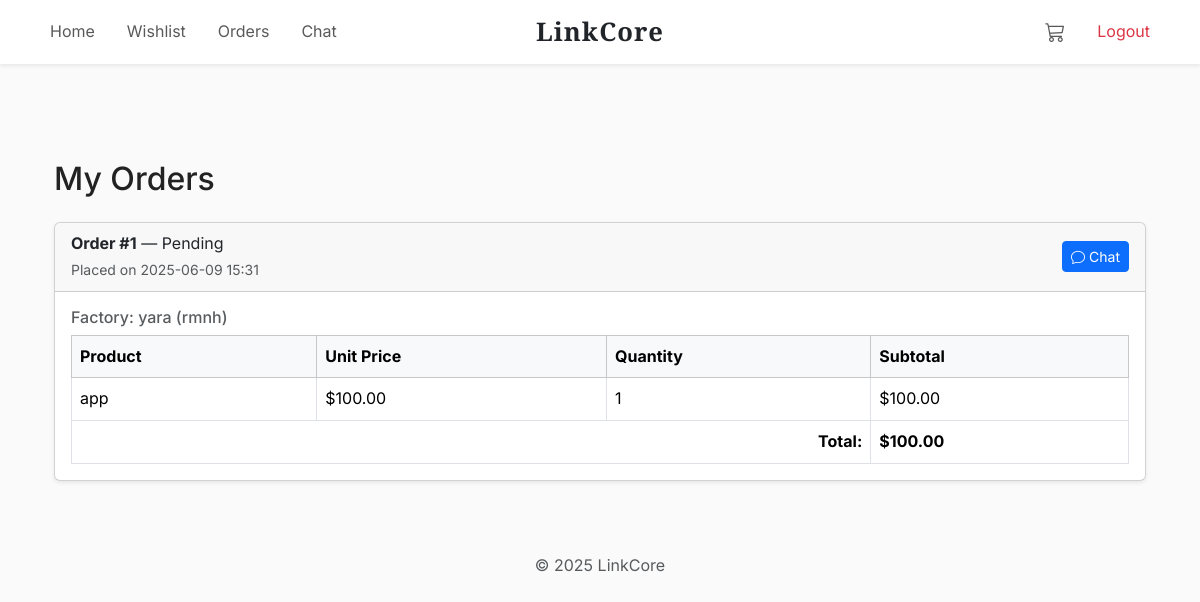
Page /my-orders (signed in) on the earlier database version.
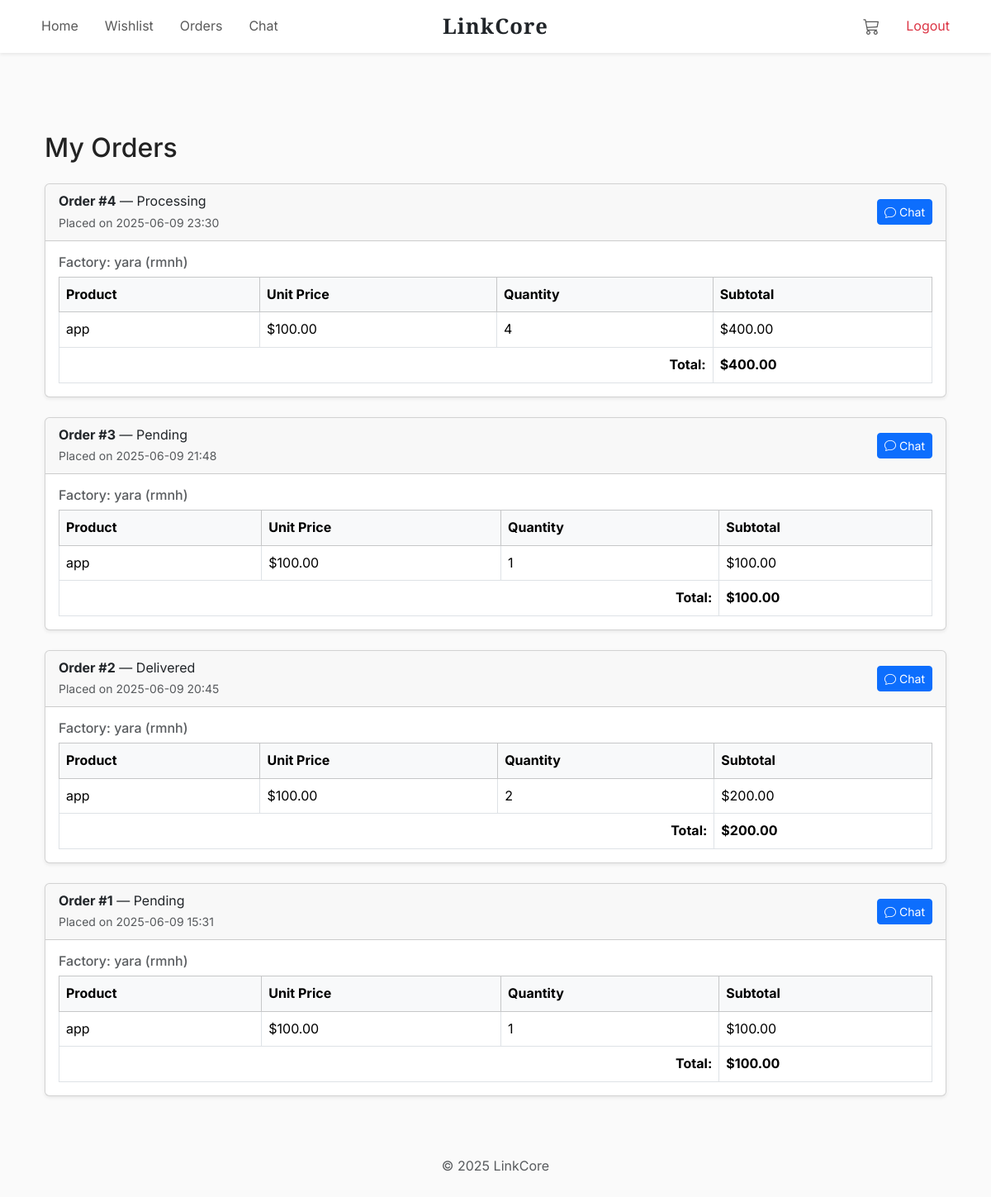
Same page on the later database version.
### models.py (models this page shows)
class Order(db.Model):
    __tablename__ = 'orders'
    id = db.Column(db.Integer, primary_key=True)
    seller_id = db.Column(db.Integer, db.ForeignKey('users.id'), nullable=False)
    factory_id = db.Column(db.Integer, db.ForeignKey('factories.id'), nullable=False)
    total_price = db.Column(db.Float, nullable=False)
    status = db.Column(db.String(50), nullable=False, default='Pending')
    order_date = db.Column(db.DateTime, nullable=False, default=datetime.utcnow)
    shipping_address = db.Column(db.Text, nullable=False)
    payment_method = db.Column(db.String(50), nullable=True)
    items = db.relationship('OrderItem', backref='order', cascade="all, delete-orphan")
    receipt = db.relationship('Receipt', backref='order', uselist=False, cascade="all, delete-orphan")
    chat = db.relationship('Chat', back_populates='order', uselist=False, cascade="all, delete-orphan")

class Factory(db.Model):
    __tablename__ = 'factories'
    id = db.Column(db.Integer, primary_key=True)
    user_id = db.Column(db.Integer, db.ForeignKey('users.id'), nullable=False, unique=True)
    name = db.Column(db.String(100), nullable=False)
    location = db.Column(db.String(100), nullable=False)
    category_id = db.Column(db.Integer, db.ForeignKey('categories.id'), nullable=False)
    description = db.Column(db.Text)
    contact_info = db.Column(db.String(200))
    user = db.relationship('User', backref='factory_account', foreign_keys=[user_id])
    orders = db.relationship('Order', backref='factory', foreign_keys='Order.factory_id')
    products = db.relationship('Product', backref='factory', cascade="all, delete-orphan")

class OrderItem(db.Model):
    __tablename__ = 'order_items'
    id = db.Column(db.Integer, primary_key=True)
    order_id = db.Column(db.Integer, db.ForeignKey('orders.id'), nullable=False)
    product_id = db.Column(db.Integer, db.ForeignKey('products.id'), nullable=False)
    quantity = db.Column(db.Integer, nullable=False)
    unit_price = db.Column(db.Float, nullable=False)
    product = db.relationship('Product')

class Product(db.Model):
    __tablename__ = 'products'
    id = db.Column(db.Integer, primary_key=True)
    factory_id = db.Column(db.Integer, db.ForeignKey('factories.id'), nullable=False)
    name = db.Column(db.String(120), nullable=False)
    description = db.Column(db.Text)
    image_url = db.Column(db.String(255))
    quantity = db.Column(db.Integer, default=0)
    price = db.Column(db.Float, nullable=False)
    created_at = db.Column(db.DateTime, default=datetime.utcnow)
    ratings = db.relationship('Rating', backref='product', cascade="all, delete-orphan")
    comments = db.relationship('Comment', backref='product', cascade="all, delete-orphan")
    wishlist_items = db.relationship('Wishlist', backref='product', cascade="all, delete-orphan")
    cart_items = db.relationship('CartItem', backref='product', cascade="all, delete-orphan")

### routes/shop_routes.py (the view)
@shop_bp.route('/my-orders', endpoint='orders')
def orders():
    ok, user = seller_required()
    if not ok:
        return user
    orders = Order.query.filter_by(seller_id=user.id).order_by(Order.order_date.desc()).all()
    now = datetime.utcnow
    logger.debug(f"Rendering orders with now: {now}")
    return render_template(
        'shop/customers_orders.html',
        user=user,
        orders=orders,
        now=now,
        cart_quantity=0
    )

### routes/shop_routes.py (called while the page is built)
def seller_required():
    logger.debug("Entering seller_required")
    if 'user_id' not in session:
        flash('Please log in first.', 'error')
        logger.debug("No user_id in session")
        return False, redirect(url_for('auth.index'))
    user = User.query.get(session['user_id'])
    if not user or user.role != 'seller':
        flash('Unauthorized access.', 'error')
        logger.debug(f"Invalid user or role: {user.id if user else None}")
        return False, redirect(url_for('auth.index'))
    logger.debug(f"seller_required passed for user {user.id}, {user.name}")
    return True, user

### templates/shop/customers_orders.html
{% extends 'customer_base.html' %}
{% block content %}
<div class="container mt-5">
    <h2 class="mb-4">My Orders</h2>
    {% if orders %}
        {% for order in orders %}
        <div class="card mb-4 shadow-sm">
            <div class="card-header d-flex justify-content-between align-items-center">
                <div>
                    <strong>Order #{{ order.id }}</strong> — {{ order.status }}
                    <br>
                    <small class="text-muted">Placed on {{ order.order_date.strftime('%Y-%m-%d %H:%M') }}</small>
                </div>
                <div class="ms-auto text-end">
                    <a href="{{ url_for('chat.start_chat', other_user_id=order.factory.user.id, order_id=order.id) }}"
                       class="btn btn-sm btn-primary">
                        <i class="bi bi-chat"></i> Chat
                    </a>
                </div>
            </div>
            <div class="card-body">
                <h6 class="text-muted mb-2">Factory: {{ order.factory.name }} ({{ order.factory.location }})</h6>
                <div class="table-responsive">
                    <table class="table table-bordered align-middle mb-0">
                        <thead class="table-light">
                            <tr>
                                <th>Product</th>
                                <th>Unit Price</th>
                                <th>Quantity</th>
                                <th>Subtotal</th>
                            </tr>
                        </thead>
                        <tbody>
                            {% for item in order.items %}
                            <tr>
                                <td>{{ item.product.name }}</td>
                                <td>${{ '%.2f'|format(item.unit_price) }}</td>
                                <td>{{ item.quantity }}</td>
                                <td>${{ '%.2f'|format(item.unit_price * item.quantity) }}</td>
                            </tr>
                            {% endfor %}
                        </tbody>
                        <tfoot>
                            <tr>
                                <td colspan="3" class="text-end fw-bold">Total:</td>
                                <td class="fw-bold">${{ '%.2f'|format(order.total_price) }}</td>
                            </tr>
                        </tfoot>
                    </table>
                </div>
            </div>
        </div>
        {% endfor %}
    {% else %}
        <div class="alert alert-info text-center">
            You haven't placed any orders yet.
        </div>
    {% endif %}
</div>
{% endblock %}

Differences in the rows shown:
added Order: id "4", status "Processing", order_date "2025-06-09 23:30", factory.name "yara", factory.location "rmnh", total_price "400.00"
added OrderItem: product.name "app", unit_price "100.00", quantity "4", item.unit_price*item.quantity "400.00"
added Order: id "3", status "Pending", order_date "2025-06-09 21:48", factory.name "yara", factory.location "rmnh", total_price "100.00"
added OrderItem: product.name "app", unit_price "100.00", quantity "1", item.unit_price*item.quantity "100.00", shown under "3"
added Order: id "2", status "Delivered", order_date "2025-06-09 20:45", factory.name "yara", factory.location "rmnh", total_price "200.00"
added OrderItem: product.name "app", unit_price "100.00", quantity "2", item.unit_price*item.quantity "200.00"
